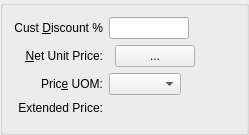
      <widget class="QGroupBox" name="_amountGroup">
       <property name="title">
        <string/>
       </property>
       <layout class="QGridLayout">
        <item row="0" column="0">
         <widget class="QLabel" name="_discountFromCustLit">
          <property name="focusPolicy">
           <enum>Qt::NoFocus</enum>
          </property>
          <property name="text">
           <string>Cust &amp;Discount %</string>
          </property>
          <property name="alignment">
           <set>Qt::AlignRight|Qt::AlignTrailing|Qt::AlignVCenter</set>
          </property>
          <property name="buddy">
           <cstring>_discountFromCust</cstring>
          </property>
         </widget>
        </item>
        <item row="0" column="1">
         <layout class="QHBoxLayout">
          <item>
           <widget class="XLineEdit" name="_discountFromCust">
            <property name="maximumSize">
             <size>
              <width>80</width>
              <height>32767</height>
             </size>
            </property>
            <property name="focusPolicy">
             <enum>Qt::StrongFocus</enum>
            </property>
            <property name="alignment">
             <set>Qt::AlignRight</set>
            </property>
           </widget>
          </item>
          <item>
           <spacer>
            <property name="orientation">
             <enum>Qt::Horizontal</enum>
            </property>
            <property name="sizeHint" stdset="0">
             <size>
              <width>0</width>
              <height>20</height>
             </size>
            </property>
           </spacer>
          </item>
         </layout>
        </item>
        <item row="1" column="0">
         <widget class="QLabel" name="_netUnitPriceLit">
          <property name="text">
           <string>&amp;Net Unit Price:</string>
          </property>
          <property name="alignment">
           <set>Qt::AlignRight|Qt::AlignTrailing|Qt::AlignVCenter</set>
          </property>
          <property name="margin">
           <number>5</number>
          </property>
          <property name="buddy">
           <cstring>_netUnitPrice</cstring>
          </property>
         </widget>
        </item>
        <item row="1" column="1">
         <layout class="QHBoxLayout">
          <item>
           <widget class="CurrCluster" name="_netUnitPrice">
            <property name="format">
             <enum>CurrDisplay::SalesPrice</enum>
            </property>
            <property name="currencyEditable" stdset="0">
             <bool>false</bool>
            </property>
           </widget>
          </item>
          <item>
           <widget class="QPushButton" name="_listPrices">
            <property name="focusPolicy">
             <enum>Qt::NoFocus</enum>
            </property>
            <property name="text">
             <string> ... </string>
            </property>
           </widget>
          </item>
          <item>
           <spacer>
            <property name="orientation">
             <enum>Qt::Horizontal</enum>
            </property>
            <property name="sizeHint" stdset="0">
             <size>
              <width>0</width>
              <height>20</height>
             </size>
            </property>
           </spacer>
          </item>
          <item>
           <spacer>
            <property name="orientation">
             <enum>Qt::Horizontal</enum>
            </property>
            <property name="sizeHint" stdset="0">
             <size>
              <width>40</width>
              <height>20</height>
             </size>
            </property>
           </spacer>
          </item>
         </layout>
        </item>
        <item row="2" column="0">
         <widget class="QLabel" name="_priceUOMLit">
          <property name="text">
           <string>Pric&amp;e UOM:</string>
          </property>
          <property name="textFormat">
           <enum>Qt::RichText</enum>
          </property>
          <property name="alignment">
           <set>Qt::AlignRight|Qt::AlignTrailing|Qt::AlignVCenter</set>
          </property>
          <property name="margin">
           <number>5</number>
          </property>
          <property name="buddy">
           <cstring>_priceUOM</cstring>
          </property>
         </widget>
        </item>
        <item row="2" column="1">
         <layout class="QHBoxLayout">
          <item>
           <widget class="XComboBox" name="_priceUOM">
            <property name="focusPolicy">
             <enum>Qt::ClickFocus</enum>
            </property>
           </widget>
          </item>
          <item>
           <spacer>
            <property name="orientation">
             <enum>Qt::Horizontal</enum>
            </property>
            <property name="sizeHint" stdset="0">
             <size>
              <width>0</width>
              <height>20</height>
             </size>
            </property>
           </spacer>
          </item>
         </layout>
        </item>
        <item row="3" column="0">
         <widget class="QLabel" name="_extendedPriceLit">
          <property name="text">
           <string>Extended Price:</string>
          </property>
          <property name="alignment">
           <set>Qt::AlignRight|Qt::AlignTop|Qt::AlignTrailing</set>
          </property>
          <property name="margin">
           <number>5</number>
          </property>
         </widget>
        </item>
        <item row="3" column="1">
         <layout class="QHBoxLayout">
          <item>
           <widget class="CurrCluster" name="_extendedPrice">
            <property name="focusPolicy">
             <enum>Qt::NoFocus</enum>
            </property>
            <property name="format">
             <enum>CurrDisplay::ExtPrice</enum>
            </property>
            <property name="localControl">
             <bool>false</bool>
            </property>
            <property name="currencyEditable" stdset="0">
             <bool>false</bool>
            </property>
            <property name="currencyVisible">
             <bool>false</bool>
            </property>
            <property name="enabled">
             <bool>false</bool>
            </property>
           </widget>
          </item>
          <item>
           <spacer>
            <property name="orientation">
             <enum>Qt::Horizontal</enum>
            </property>
            <property name="sizeHint" stdset="0">
             <size>
              <width>0</width>
              <height>20</height>
             </size>
            </property>
           </spacer>
          </item>
         </layout>
        </item>
       </layout>
      </widget>
